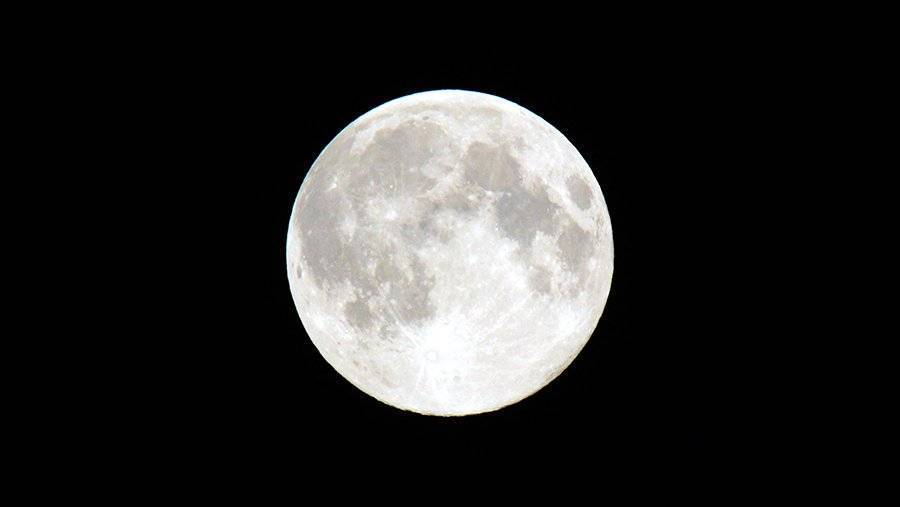
#> input picture moon.jpg, 900 x 507 px
$ python filter.py
#> lines starting #> are read from the running program, lines starting #| are printed output that depends on the picture
#!/bin/python
import numpy as np
import matplotlib.pyplot as plt
from matplotlib.image import imread
from scipy.signal import medfilt2d, gaussian
from numpy.fft import fft2, ifft2


def gaussian_kernel(k: int = 3):
	h = gaussian(k, k / 3).reshape(k, 1)
	h = np.dot(h, h.transpose())
	h /= np.sum(h)
	return h

def wiener(img: np.ndarray, kernel: np.ndarray, SNR: float):
	dummy = np.copy(img)
	dummy = fft2(dummy)
	kernel = fft2(kernel, s = img.shape)
	kernel = np.conj(kernel) / (np.abs(kernel) ** 2 + 1 / SNR)
	dummy = dummy * kernel
	dummy = np.abs(ifft2(dummy))
	return dummy


def get_noisy_image(img: np.ndarray, std: float) -> np.ndarray:
#> called with std = 150
	h = img.shape[0]
#> h = 507
	w = img.shape[1]
#> w = 900
	eps = np.random.normal(0, std, size=h*w)
	eps = np.reshape(eps, (h, w))
	res = img.copy() + eps
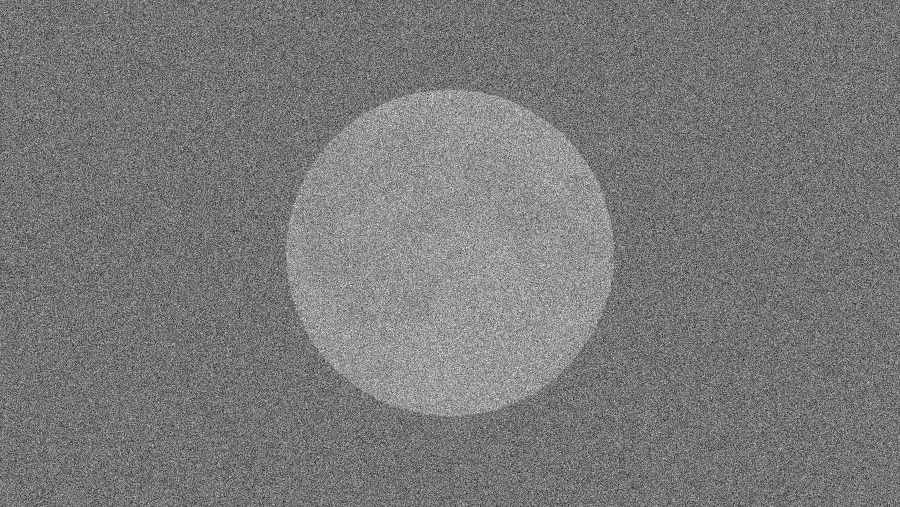
#> res: shape (507, 900) float64; min -726.8, max 881.6, mean 41.6; drawn with min black and max white
	np.clip(res, 0, 255, out=res)
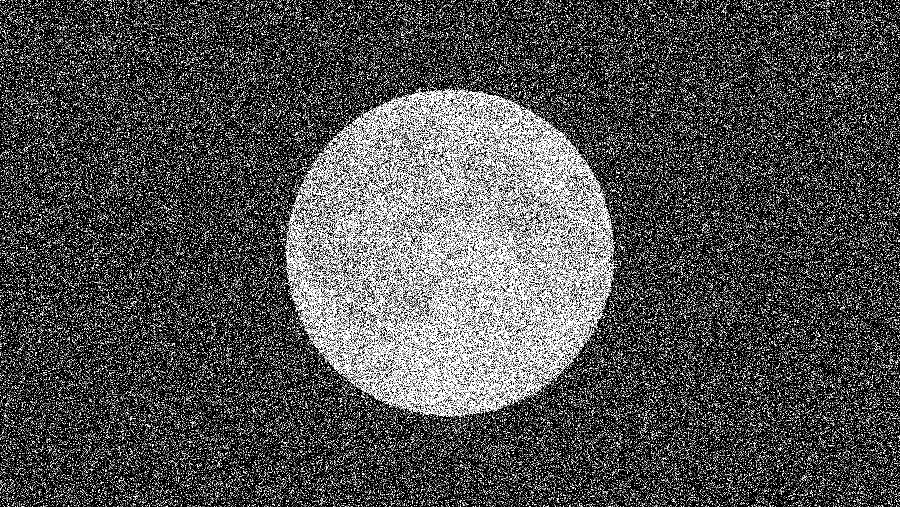
#> res: shape (507, 900) float64; min 0, max 255, mean 80.2
	return res


def get_mse(img1: np.ndarray, img2: np.ndarray) -> float:
	h = img1.shape[0]
	w = img1.shape[1]
	tmp = (img1 - img2)**2
	return np.sum(tmp) / (h * w)

def rgb2gray(rgb: np.ndarray):
	return np.dot(rgb[...,:3], [0.2989, 0.5870, 0.1140])

def optimize(file: str, std: float, k_params: tuple, SNR_params: tuple):
	img = rgb2gray(imread(file))
	n_img = get_noisy_image(img, std=std)
	k = k_min = k_params[0]
	k_end = k_params[1]
	k_step = k_params[2]
	SNR_min = SNR_params[0]
	SNR_end = SNR_params[1]
	SNR_step = SNR_params[2]
	print("optimizing for std:", std)
	mse_min = 10000000

	while k < k_end:
		kernel = gaussian_kernel(k)
		SNR = SNR_params[0]
		while SNR < SNR_end:
			f_img = wiener(img=n_img, kernel=kernel, SNR=SNR)
			mse = get_mse(img, f_img)
			if mse < mse_min:
				mse_min = mse
				k_min = k
				SNR_min = SNR
			SNR += SNR_step
		k += k_step
	print("best kernel size:", k_min)
	print("best SNR:", SNR_min)
	print("MSE:", mse_min)


def test(file: str, std: float, k: int, SNR: float, m: int = 3):
	img = rgb2gray(imread(file))
	print("testing " + file)
	n_img = get_noisy_image(img, std=std)
	kernel = gaussian_kernel(k)
	f_img1 = wiener(img=n_img, kernel=kernel, SNR=SNR)
#> in wiener, `dummy = np.abs(ifft2(dummy))`:
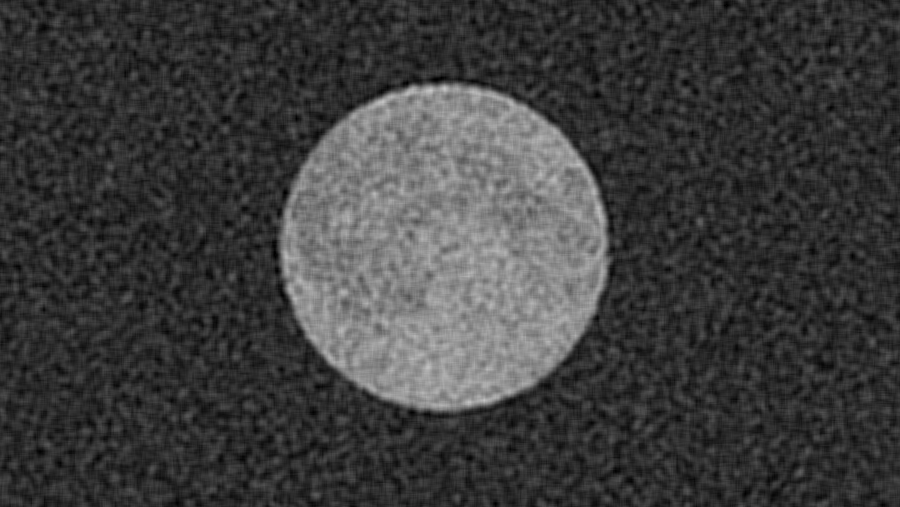
#> dummy: shape (507, 900) float64; min 0.0445, max 201.3, mean 61.8
	np.clip(f_img1, 0, 255, out=f_img1)
	f_img2 = medfilt2d(input=n_img, kernel_size=m)
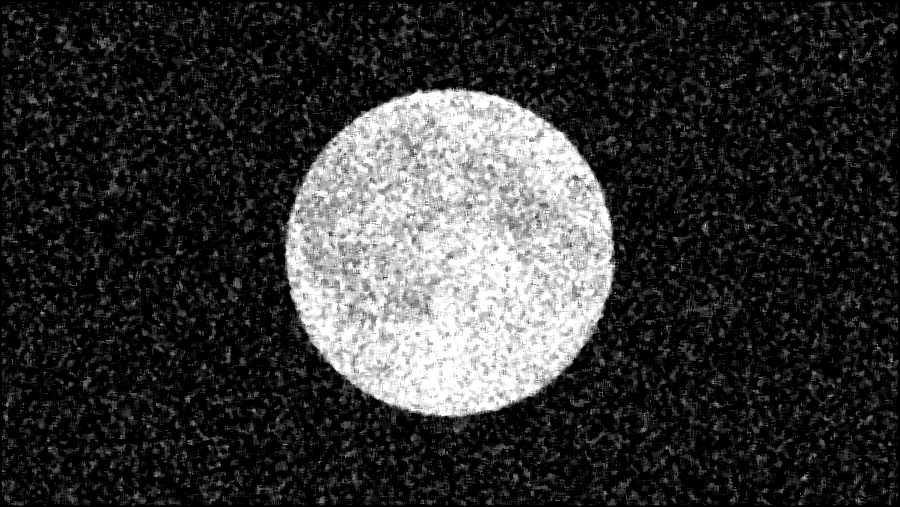
#> f_img2: shape (507, 900) float64; min 0, max 255, mean 52.1
	_, ax = plt.subplots(2, 2, figsize=(10, 10))

	mse1 = get_mse(img, n_img)
#> in get_mse, `tmp = (img1 - img2)**2`:
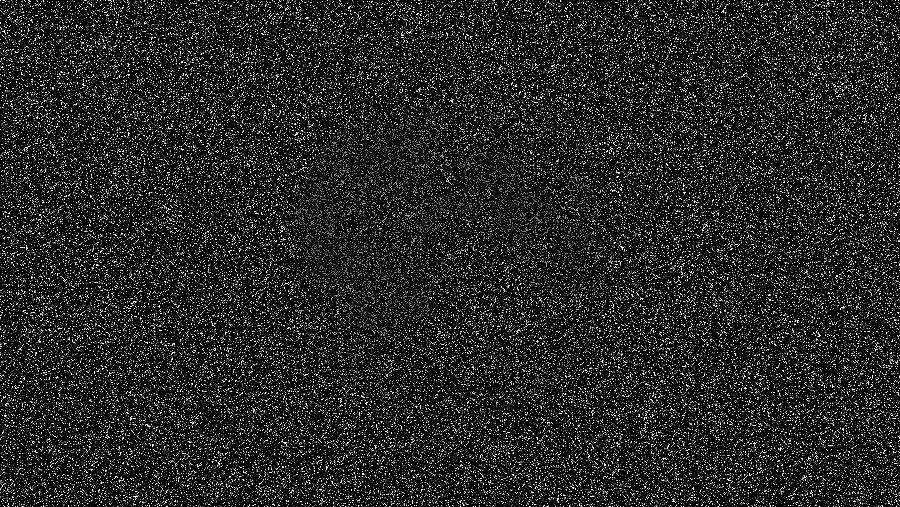
#> tmp: shape (507, 900) float64; min 0, max 65025, mean 9475.6; drawn with min black and max white
#> mse1 = 9475.6
	mse2 = get_mse(img, f_img1)
#> in get_mse (call 2), `tmp = (img1 - img2)**2`:
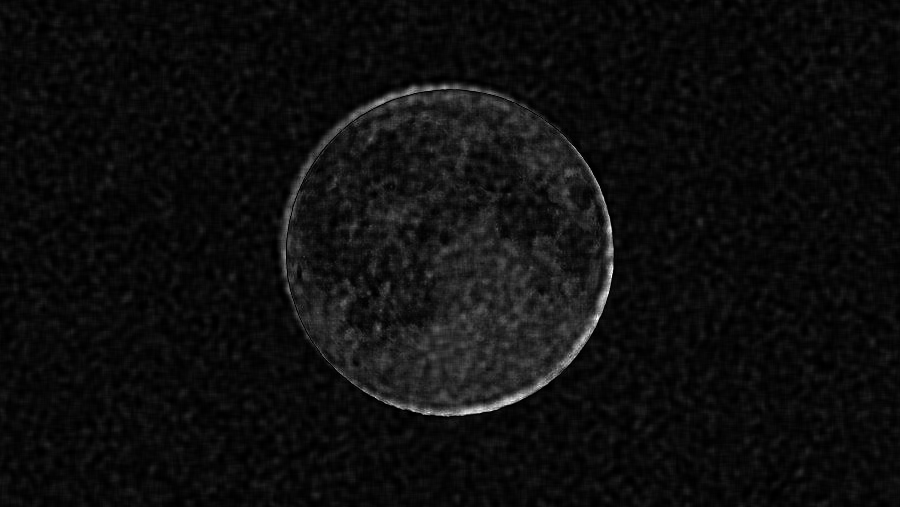
#> tmp: shape (507, 900) float64; min 1.46e-05, max 53993.4, mean 3102.7; drawn with min black and max white
#> mse2 = 3102.7
	mse3 = get_mse(img, f_img2)
#> in get_mse (call 3), `tmp = (img1 - img2)**2`:
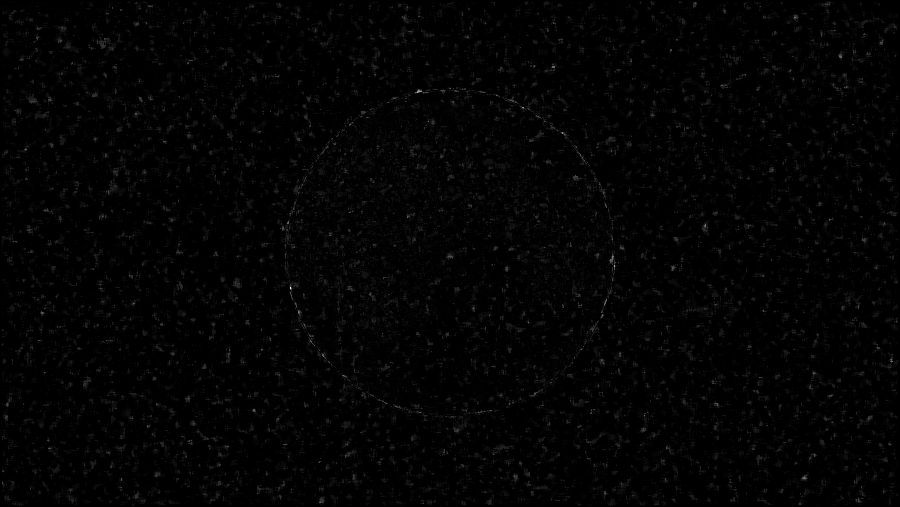
#> tmp: shape (507, 900) float64; min 0, max 58145.1, mean 794.2; drawn with min black and max white
#> mse3 = 794.2

	print("MSE:", round(mse1, 1))
#| MSE: 9475.6
	print("MSE Wiener:", round(mse2, 1))
#| MSE Wiener: 3102.7
	print("MSE median:", round(mse3, 1))
#| MSE median: 794.2
	ax[0][0].imshow(img, cmap = 'gray')
	ax[0][0].title.set_text("исходное")

	ax[0][1].imshow(n_img, cmap = 'gray')
	ax[0][1].title.set_text("зашумленное: std =" + str(std))

	ax[1][0].imshow(f_img1, cmap = 'gray')
	ax[1][0].title.set_text("Винер: k = " + str(k) + ", SNR ~" + str(SNR))

	ax[1][1].imshow(f_img2, cmap = 'gray')
	ax[1][1].title.set_text("медианный: m =" + str(m))
	plt.show()

#test('cat.jpg', std=200, k=18, SNR=2.3, m=5)
test('moon.jpg', std=150, k=12, SNR=3.35, m=5)
k_search = (7, 18, 1)
SNR_search = (2.0, 6.0, 0.05)
#optimize('moon.jpg', std=150, k_params=k_search, SNR_params=SNR_search)
